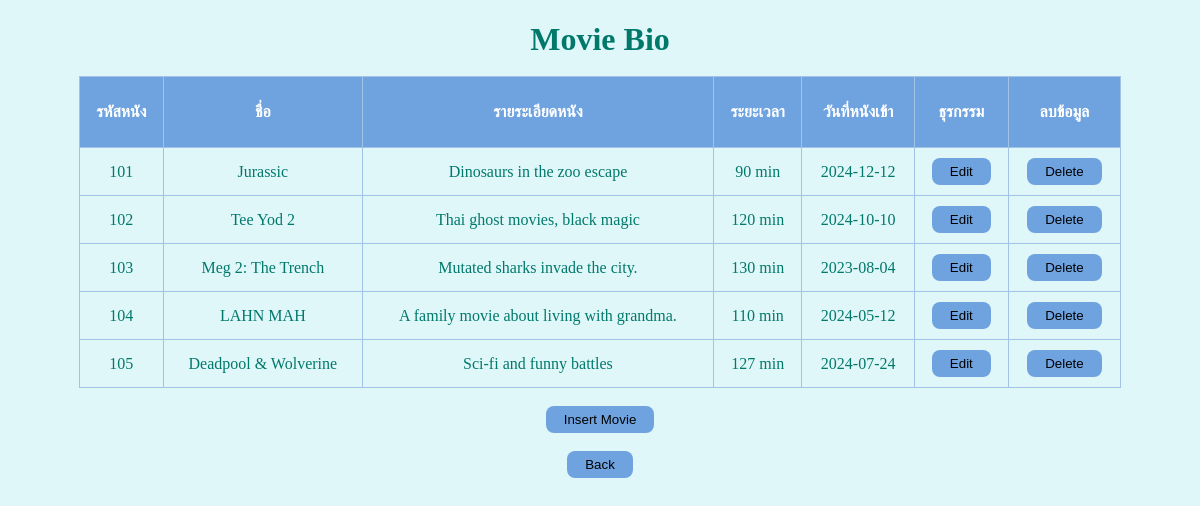
Screenshot of /moviemainmenu.php with the database file from the repository.
### tables this page shows
CREATE TABLE `movie` (
  `movid` varchar(3) NOT NULL,
  `movname` varchar(20) NOT NULL,
  `movinformation` varchar(50) NOT NULL,
  `time` varchar(20) NOT NULL,
  `date` date NOT NULL
);

### moviemainmenu.php (the view, shortened to what this page needs)
<!DOCTYPE html>
<html lang="en">
<head>
    <link rel="stylesheet"  href="stylemovie.css">
</head>
<body>
    <?php
    require 'conn.php';
    $sql = "SELECT * FROM movie";
    $result = $conn->query($sql);
    ?>
    <h1>Movie Bio</h1><br>
        <table>
            <thead>
                <tr>
                    <th> รหัสหนัง </th>
                    <th> ชื่อ </th>
                    <th> รายระเอียดหนัง </th>
                    <th> ระยะเวลา </th>
                    <th> วันที่หนังเข้า </th>
                    <th> ธุรกรรม </th>
                    <th> ลบข้อมูล </th>
                </tr>
            </thead>
            <tbody>
                <?php
                    if ($result->num_rows > 0) {
                        while($row = $result->fetch_assoc()) {
                            echo"<tr><td>".$row["movid"]."</td>"."<td>".$row["movname"]."</td>"."<td>".$row["movinformation"]."</td>"."<td>".$row["time"]."</td>"."<td>".$row["date"]."</td>"."<td>"."<a href='editmovie.php?movid=".$row["movid"]."'><button> Edit </button></a>"."</td>"."<td>"."<a href='deletemovie.php?movid=".$row["movid"]."'><button> Delete </button></a>"."</td>";
                            echo "</tr>";
                        }
                    }else {
                        echo "0 results";
                    }
                ?>
            </tbody>
        </table>
        <br>
        <a href='insertmovie.php'><button> Insert Movie</button></a>
        <br><br>
        <a href='Amain.php'><button> Back </button></a>
</body>
</html>

### stylemovie.css (style rules this page uses)
* { margin: 0; padding: 0; }
table, td, th { border: 1px solid #a2c2e6; text-align: center; padding: 10px; }
table { border-collapse: collapse; width: 90%; margin-left: auto; margin-right: auto; }
th { height: 50px; background-color: #6fa3e0; color: #ffffff; }
body { background-color: #e0f7fa; color: #00796b; text-align: center; padding: 5px; margin: 1rem; }
button { background-color: #6fa3e0; border: 0px; padding: 6px 18px; border-radius: 8px; transition-duration: 0.4s; }

### rows the page displays
movie: movid "101", movname "Jurassic", movinformation "Dinosaurs in the zoo escape", time "90 min", date "2024-12-12"
movie: movid "102", movname "Tee Yod 2", movinformation "Thai ghost movies, black magic", time "120 min", date "2024-10-10"
movie: movid "103", movname "Meg 2: The Trench", movinformation "Mutated sharks invade the city.", time "130 min", date "2023-08-04"
movie: movid "104", movname "LAHN MAH", movinformation "A family movie about living with grandma.", time "110 min", date "2024-05-12"
movie: movid "105", movname "Deadpool & Wolverine", movinformation "Sci-fi and funny battles", time "127 min", date "2024-07-24"
